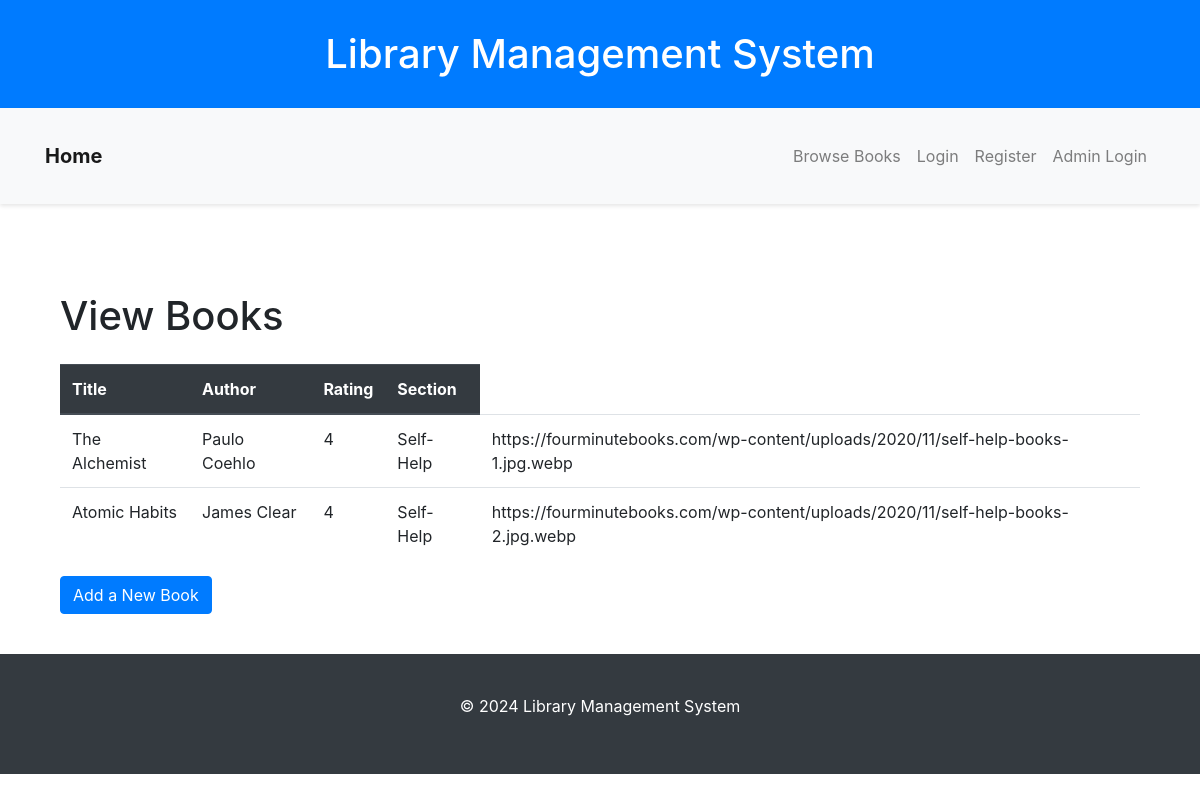
/view_books, run on the app's committed database.
### appdev_project/models.py (models this page shows, shortened)
class Books(db.Model):
    __tablename__ = "Books"
    id = db.Column(db.Integer, primary_key=True)
    book_name = db.Column(db.String(100))
    content = db.Column(db.Text)
    authors = db.Column(db.String(100))
    rating = db.Column(db.Integer)
    section_name = db.Column(db.String(100), db.ForeignKey("Section.name"))
    section = db.relationship("Section", back_populates="books")
    link = db.Column(db.String(255))

class Section(db.Model):
    __tablename__ = "Section"
    id = db.Column(db.Integer, primary_key=True)
    name = db.Column(db.String(100), unique=True, nullable=False)
    date_created = db.Column(db.DateTime, nullable=False, default=datetime.utcnow)
    description = db.Column(db.Text, nullable=True)
    books = db.relationship("Books", back_populates="section")

### appdev_project/routes.py (the view)
@app.route("/view_books")
def view_books():
    books = Books.query.all()
    return render_template("view_books.html", books=books)

### appdev_project/templates/view_books.html
{% extends "layout.html" %}
{% block content %}
    <div class="container">
        <h1 class="mt-5 mb-4">View Books</h1>
        <table class="table">
            <thead class="thead-dark">
                <tr>
                    <th scope="col">Title</th>
                    <th scope="col">Author</th>
                    <th scope="col">Rating</th>
                    <th scope="col">Section</th>
                </tr>
            </thead>
            <tbody>
                {% for book in books %}
                <tr>
                    <td>{{ book.book_name }}</td>
                    <td>{{ book.authors }}</td>
                    <td>{{ book.rating }}</td>
                    <td>{{ book.section.name }}</td>
                    <td>{{ book.link }}</td>
                </tr>
                {% endfor %}
            </tbody>
        </table>
        <a href="{{ url_for('add_books') }}" class="btn btn-primary">Add a New Book</a>
    </div>
{% endblock %}

### appdev_project/templates/layout.html (shortened to what this page needs)
<!DOCTYPE html>
<html lang="en">
<head>
    <link rel="stylesheet" href="{{ url_for('static', filename='main.css') }}">
    <link rel="stylesheet" href="https://stackpath.bootstrapcdn.com/bootstrap/4.5.2/css/bootstrap.min.css"
>
</head>
<body>
    <header>
        <div class="container text-center">
            <h1>Library Management System</h1>
        </div>
    </header>
    <nav class="navbar navbar-expand-lg navbar-light bg-light">
        <div class="container">
            <a class="navbar-brand" href="{{ url_for('home') }}">Home</a>
            <div class="collapse navbar-collapse" id="navbarNav">
                <ul class="navbar-nav ml-auto">
                    {% if current_user.is_authenticated %}
                        {% if current_user.is_admin %}
                            <a class="nav-item nav-link" href="{{ url_for('admin') }}">Admin Dashboard</a>
                            <a class="nav-item nav-link" href="{{ url_for('logout') }}">Logout</a>
                        {% else %}
                            <li class="nav-item">
                                <a class="nav-link" href="{{ url_for('browse_books')}}">Browse Books</a>
                            </li>
                            <li class="nav-item">
                                <a class="nav-link" href="{{ url_for('account') }}">Account</a>
                                <a class="nav-link" href="{{ url_for('user_dashboard') }}">Dashboard</a>
                            </li>
                            <li class="nav-item">
                                <a class="nav-link" href="{{ url_for('logout') }}">Logout</a>
                            </li>
                        {% endif %}
                    {% else %}
                        <li class="nav-item">
                            <a class="nav-link" href="{{ url_for('browse_books')}}">Browse Books</a>
                        </li>
                        <li class="nav-item">
                            <a class="nav-link" href="{{ url_for('login') }}">Login</a>
                        </li>
                        <li class="nav-item">
                            <a class="nav-link" href="{{ url_for('register') }}">Register</a>
                        </li>
                        <li class="nav-item">
                            <a class="nav-link" href="{{ url_for('admin_login') }}">Admin Login</a>
                        </li>
                    {% endif %}
                </ul>
            </div>
        </div>
    </nav>
    <main role="main">
        <div class="container">
            <div class="row justify-content-center">
                <div class="col-md-12">
                    {% block content %}{% endblock %}
                </div>
            </div>
        </div>
    </main>
    <footer>
        <div class="container">
            <p>&copy; 2024 Library Management System</p>
        </div>
    </footer>
</body>
</html>

### appdev_project/static/main.css (style rules this page uses)
body { font-family: Arial, sans-serif; background-color: #f8f9fa; color: #343a40; }
.container { max-width: 960px; margin: 0 auto; padding: 20px; }
header { background-color: #007bff; padding: 10px 0; }
header h1 { color: #ffffff; margin: 0; }
.navbar { background-color: #ffffff; box-shadow: 0 2px 4px rgba(0, 0, 0, 0.1); }
.navbar-brand { font-weight: bold; }
.nav-link { color: #007bff; }
footer { background-color: #343a40; color: #ffffff; padding: 20px 0; text-align: center; }

### data on the page
Books: book_name "The Alchemist", authors "Paulo Coehlo", rating "4", section.name "Self-Help", link "https://fourminutebooks.com/wp-content/uploads/2020/11/self-help-books-1.jpg.webp"
Books: book_name "Atomic Habits", authors "James Clear", rating "4", section.name "Self-Help", link "https://fourminutebooks.com/wp-content/uploads/2020/11/self-help-books-2.jpg.webp"
